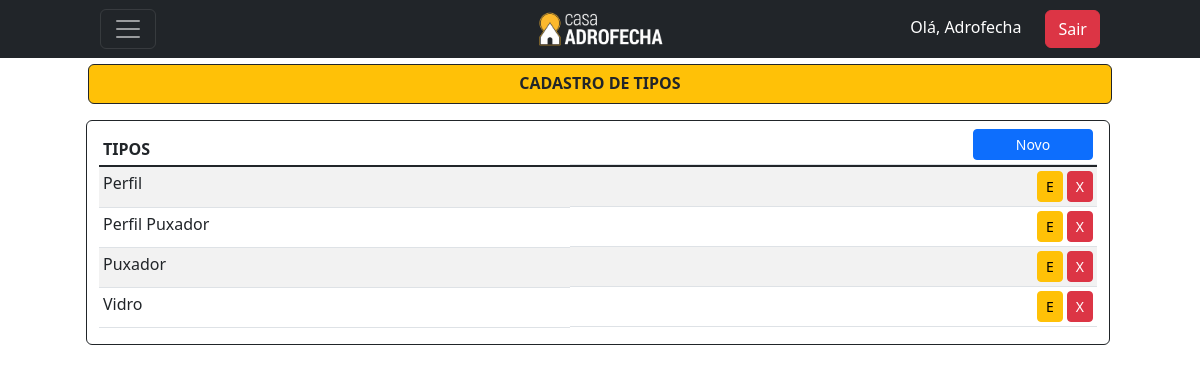
The page /listar/tipo/ (signed in) on the database as committed earlier.
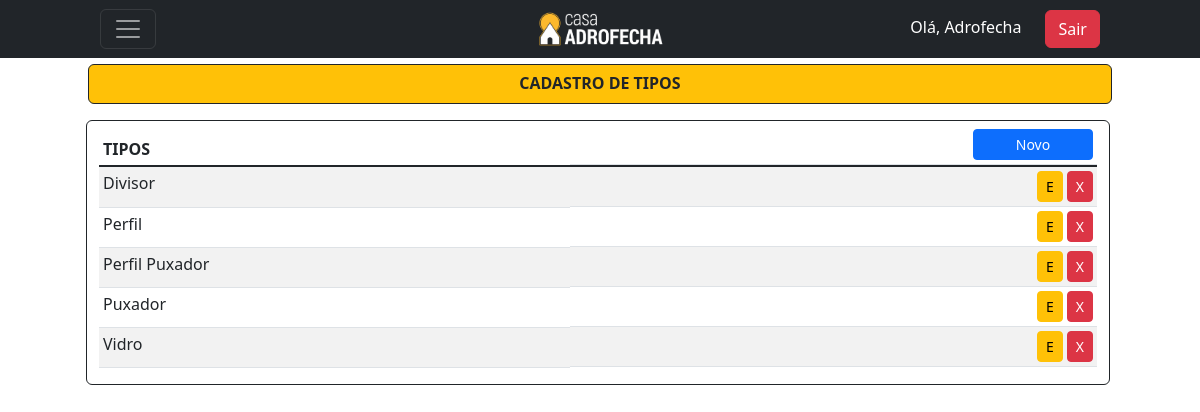
The same page on the database as committed later.
### cadastros/models.py (models this page shows)
class Tipo(models.Model):
    tipo = models.CharField(max_length=30, unique=True)
    class Meta:
        ordering = ["tipo"]
    def __str__(self):
        return self.tipo

### cadastros/views.py (the view)
# urls.py: path('listar/tipo/', TipoList.as_view(), name='listar-tipo'),
class TipoList(LoginRequiredMixin, PermissionRequiredMixin, ListView):
    model = Tipo
    template_name = 'cadastros/listas/tipo.html'
    permission_required = 'cadastros.view.tipo'

### cadastros/templates/cadastros/listas/tipo.html (shortened to what this page needs)
{% extends 'base.html' %}
{% block content %}
<header class="mt-5 pt-3">
  <div>
      <div class="bg-warning rounded text-dark border border-dark container h-10 d-flex align-items-center justify-content-center">
        <h1><strong>CADASTRO DE TIPOS</strong></h1>
      </div>
  </div>
</header>
<div class="container mt-3">
  <div class="d-flex justify-content-center row">
      <div class="border border-dark rounded mb-3 me-1">
          <table class="mt-1 table table-sm table-striped">
            <thead>
              <tr>
                <th>TIPOS</th>
                <th class="d-flex justify-content-end"><a href="{% url 'cadastrar-tipo' %}" style="width: 120px;" class="btn btn-primary bg-primary btn-sm">Novo</a></th>
              </tr>
            </thead>
            <tbody class="table-group-divider">
                {% for item in object_list|dictsort:"tipo" %}
                <tr>
                    <td>{{ item }}</td>
                    <td class="d-flex justify-content-end">
                        <a href="{% url 'editar-tipo' item.pk %}" class="me-1 btn btn-warning btn-sm" title="Editar">E</a>
                        <a href="{% url 'excluir-tipo' item.pk %}" class="btn btn-danger btn-sm" title="Excluir">X</a>
                    </td>
                </tr>
                {% empty %}
                    <tr>
                        <td colspan="3">Nenhum tipo cadastrado</td>
                    </tr>
                {% endfor %}
            </tbody>
          </table>
      </div>
  </div>
</div>
{% endblock %}

Rows that differ between the two databases and show on the page:
added Tipo: tipo "Divisor"
